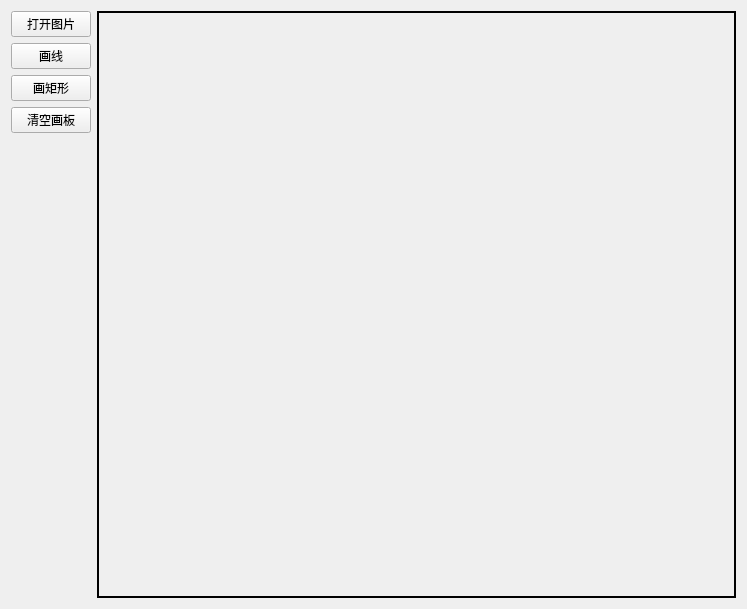
<?xml version="1.0" encoding="UTF-8"?>
<ui version="4.0">
 <class>DlgMatchShape</class>
 <widget class="QWidget" name="DlgMatchShape">
  <property name="geometry">
   <rect>
    <x>0</x>
    <y>0</y>
    <width>747</width>
    <height>609</height>
   </rect>
  </property>
  <property name="sizePolicy">
   <sizepolicy hsizetype="Expanding" vsizetype="Expanding">
    <horstretch>0</horstretch>
    <verstretch>0</verstretch>
   </sizepolicy>
  </property>
  <property name="minimumSize">
   <size>
    <width>0</width>
    <height>0</height>
   </size>
  </property>
  <property name="maximumSize">
   <size>
    <width>16777215</width>
    <height>16777215</height>
   </size>
  </property>
  <property name="windowTitle">
   <string>DlgMatchShape</string>
  </property>
  <layout class="QHBoxLayout" name="horizontalLayout">
   <item>
    <layout class="QVBoxLayout" name="verticalLayout">
     <item>
      <widget class="QPushButton" name="Btn_OpenImage">
       <property name="text">
        <string>打开图片</string>
       </property>
      </widget>
     </item>
     <item>
      <widget class="QPushButton" name="Btn_DrawLine">
       <property name="sizePolicy">
        <sizepolicy hsizetype="Fixed" vsizetype="Fixed">
         <horstretch>0</horstretch>
         <verstretch>0</verstretch>
        </sizepolicy>
       </property>
       <property name="text">
        <string>画线</string>
       </property>
      </widget>
     </item>
     <item>
      <widget class="QPushButton" name="Btn_DrawRect">
       <property name="sizePolicy">
        <sizepolicy hsizetype="Fixed" vsizetype="Fixed">
         <horstretch>0</horstretch>
         <verstretch>0</verstretch>
        </sizepolicy>
       </property>
       <property name="text">
        <string>画矩形</string>
       </property>
      </widget>
     </item>
     <item>
      <widget class="QPushButton" name="Btn_ClearWindow">
       <property name="text">
        <string>清空画板</string>
       </property>
      </widget>
     </item>
     <item>
      <spacer name="verticalSpacer">
       <property name="orientation">
        <enum>Qt::Vertical</enum>
       </property>
       <property name="sizeHint" stdset="0">
        <size>
         <width>20</width>
         <height>40</height>
        </size>
       </property>
      </spacer>
     </item>
    </layout>
   </item>
   <item>
    <widget class="QLabel" name="label_Image">
     <property name="enabled">
      <bool>true</bool>
     </property>
     <property name="sizePolicy">
      <sizepolicy hsizetype="Expanding" vsizetype="Expanding">
       <horstretch>0</horstretch>
       <verstretch>0</verstretch>
      </sizepolicy>
     </property>
     <property name="minimumSize">
      <size>
       <width>200</width>
       <height>150</height>
      </size>
     </property>
     <property name="maximumSize">
      <size>
       <width>1600</width>
       <height>1200</height>
      </size>
     </property>
     <property name="frameShape">
      <enum>QFrame::Box</enum>
     </property>
     <property name="frameShadow">
      <enum>QFrame::Plain</enum>
     </property>
     <property name="lineWidth">
      <number>2</number>
     </property>
     <property name="midLineWidth">
      <number>2</number>
     </property>
     <property name="text">
      <string/>
     </property>
     <property name="scaledContents">
      <bool>true</bool>
     </property>
    </widget>
   </item>
  </layout>
 </widget>
 <layoutdefault spacing="6" margin="11"/>
 <resources/>
 <connections>
  <connection>
   <sender>Btn_DrawLine</sender>
   <signal>clicked()</signal>
   <receiver>DlgMatchShape</receiver>
   <slot>on_btnLine_clicked()</slot>
   <hints>
    <hint type="sourcelabel">
     <x>922</x>
     <y>61</y>
    </hint>
    <hint type="destinationlabel">
     <x>338</x>
     <y>99</y>
    </hint>
   </hints>
  </connection>
  <connection>
   <sender>Btn_DrawRect</sender>
   <signal>clicked()</signal>
   <receiver>DlgMatchShape</receiver>
   <slot>on_btnRect_clicked()</slot>
   <hints>
    <hint type="sourcelabel">
     <x>922</x>
     <y>90</y>
    </hint>
    <hint type="destinationlabel">
     <x>355</x>
     <y>186</y>
    </hint>
   </hints>
  </connection>
  <connection>
   <sender>Btn_OpenImage</sender>
   <signal>clicked()</signal>
   <receiver>DlgMatchShape</receiver>
   <slot>on_btnOpenImage()</slot>
   <hints>
    <hint type="sourcelabel">
     <x>886</x>
     <y>23</y>
    </hint>
    <hint type="destinationlabel">
     <x>859</x>
     <y>-12</y>
    </hint>
   </hints>
  </connection>
  <connection>
   <sender>Btn_ClearWindow</sender>
   <signal>clicked()</signal>
   <receiver>DlgMatchShape</receiver>
   <slot>on_btnClearWindow()</slot>
   <hints>
    <hint type="sourcelabel">
     <x>885</x>
     <y>108</y>
    </hint>
    <hint type="destinationlabel">
     <x>931</x>
     <y>111</y>
    </hint>
   </hints>
  </connection>
 </connections>
 <slots>
  <slot>on_btnLine_clicked()</slot>
  <slot>on_btnRect_clicked()</slot>
  <slot>on_btnOpenImage()</slot>
  <slot>on_btnClearWindow()</slot>
 </slots>
</ui>
